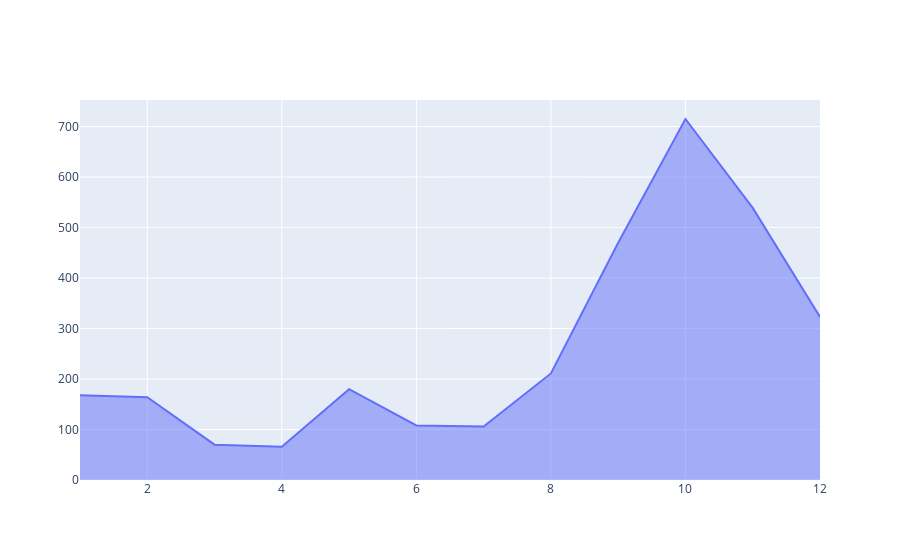

Notebook cell for this chart:
### Code cell
fig3 = go.Figure(go.Scatter( x=df3['Mês'],
                        y = df3['Chamadas Realizadas'],mode ='lines', fill ='tonexty'))
fig3.show()

### Figure 1 — Plotly figure (JSON) as saved in the notebook; plotly's stock layout.template omitted (floating-point values rounded to 4 significant figures)
{"data": [{"fill": "tonexty", "mode": "lines", "type": "scatter", "x": [1, 2, 3, 4, 5, 6, 7, 8, 9, 10, 11, 12], "y": [168, 164, 70, 66, 180, 108, 106, 211, 470, 715, 539, 323]}], "layout": {}}
